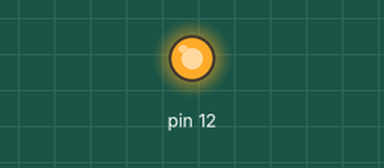
Bench run of a sketch on a simulated Arduino Uno, built with avr-gcc and run on an emulated ATmega328P. On the bench: output pins drawn as LEDs (lit = HIGH).

Above: at 0.2 s.
At 6.2 s:
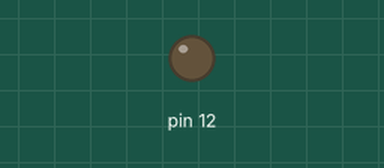
Timing chart, 0 to 7.2 s (numbered marks = the images above):
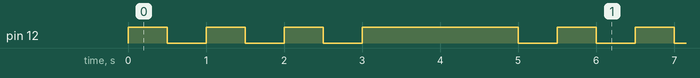

The sketch:

Pisca_Pisca.ino
```cpp
//Exercicio1: Fazer um programa para o led no pino 12 piscar 3 vezes (500ms) na sequencia ficar ligado por 2 seg.

void setup() {
  pinMode(12, OUTPUT);
}

void loop() {
  digitalWrite(12, HIGH);
  delay(500);
  digitalWrite(12, LOW);
  delay(500);

  digitalWrite(12, HIGH);
  delay(500);
  digitalWrite(12, LOW);
  delay(500);

  digitalWrite(12, HIGH);
  delay(500);
  digitalWrite(12, LOW);
  delay(500);

  digitalWrite(12, HIGH);
  delay(2000);
  digitalWrite(12, LOW);
  delay(500);
}
```

Measured:
- by itself, pin 12: repeats every 5.5 s: 2 × (LOW 0.50 s, HIGH 0.50 s), LOW 0.50 s, HIGH 2.0 s, LOW 0.50 s, HIGH 0.50 s
- by itself, everything shown: repeats every 5.5 s, in 8 steps
